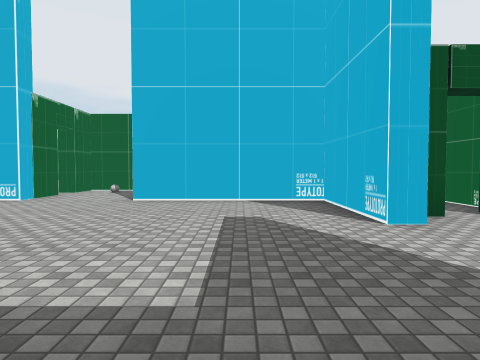
view 1 (above)

18 first-person views from a walk through a Unity game level. The camera is 1.4 m above the floor, tilts 2° down and sees 75° across. The floor is counted in squares, 2 m on a side. Each view is taken from the middle of a square. On the plan, view 1 faces up. The plan holds only what a view shows up to about 10 squares ahead; the rest is blank. The place goes on beyond the plan. The player character is not drawn. Some animated figures are not drawn. Some surface patterns are stand-ins.

view 2
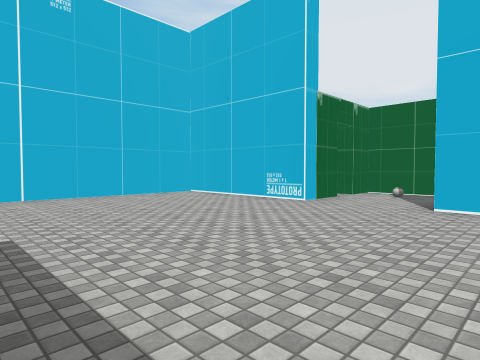

view 3
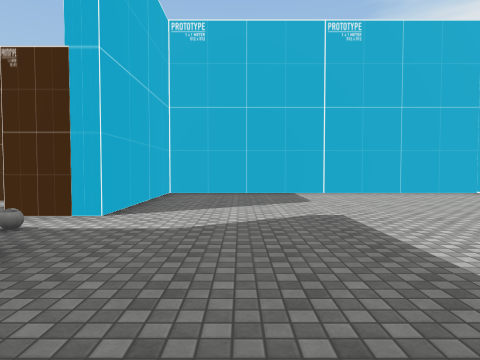

view 4
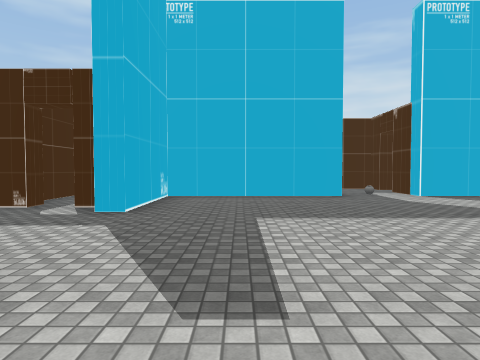

view 5
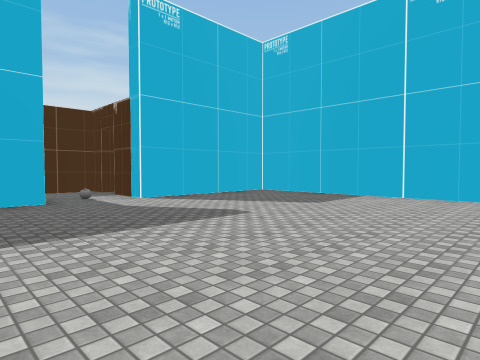

view 6
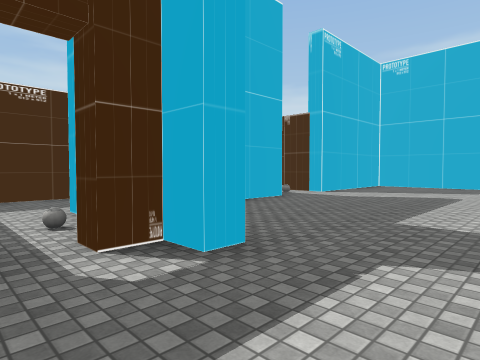

view 7
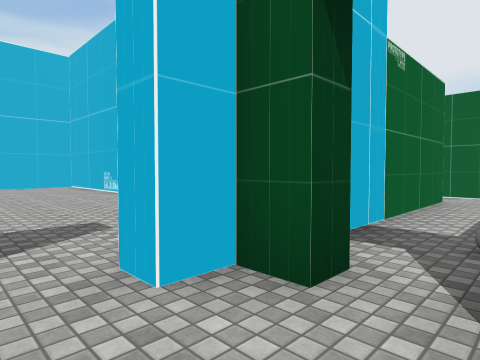

view 8
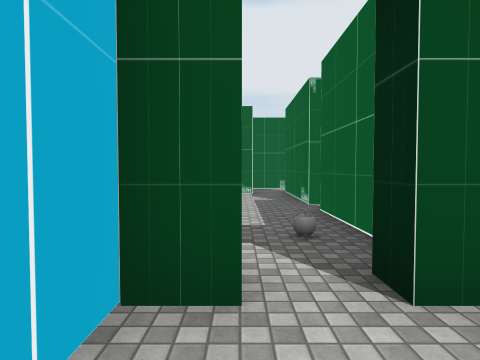

view 9
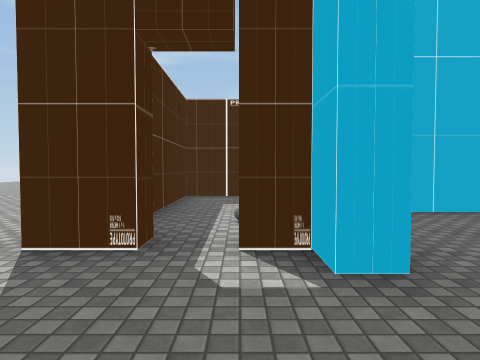

view 10
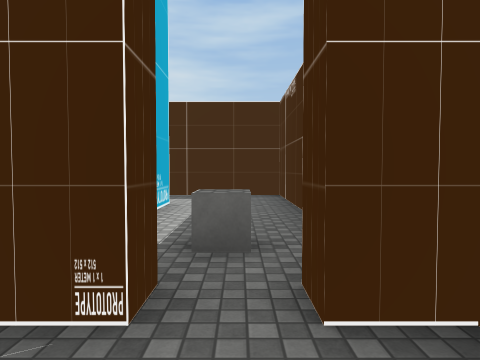

view 11
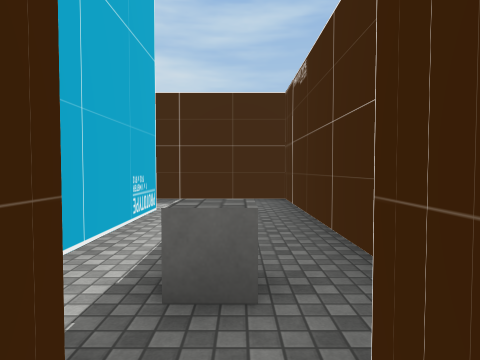

view 12
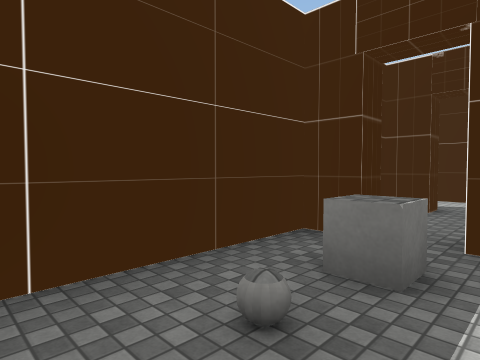

view 13
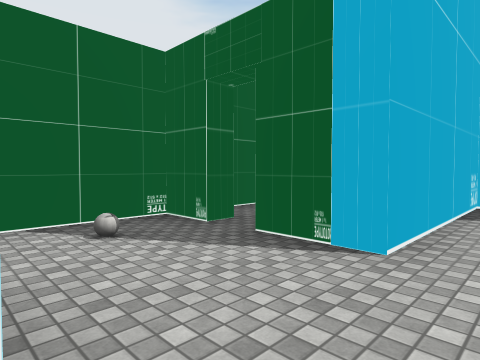

view 14
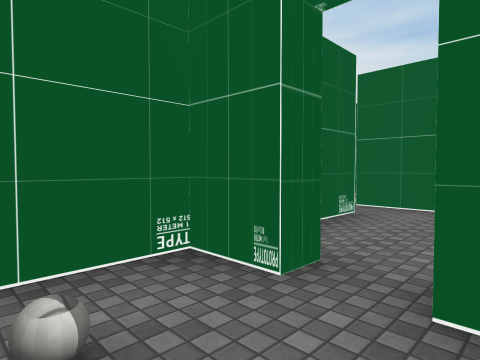

view 15
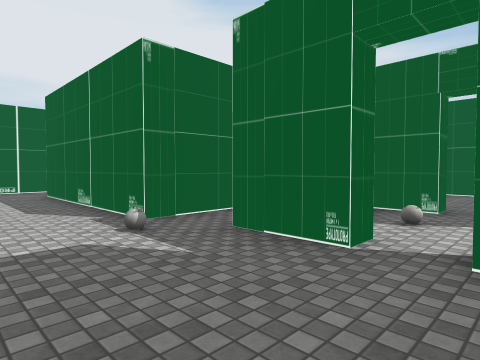

view 16
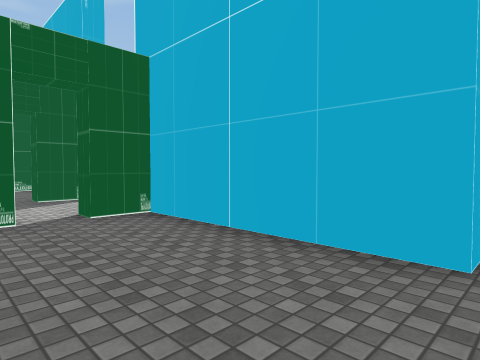

view 17
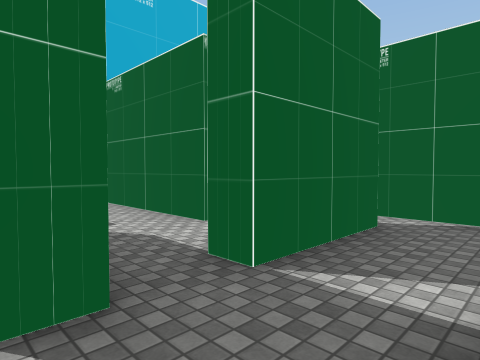

view 18
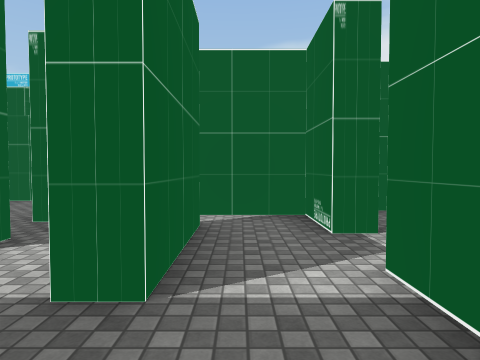

### Floor plan
Ten units are one square. View 1 is at (0, 0); x grows to the right and y downward. Boxes are objects, and circles mark ways between rooms. Rooms are numbered by the first view taken in them; rooms with no view inside come last. Other rooms are left out.
<svg viewBox="-145 -194 240 253">
<path fill="none" stroke="#000" d="M-28 21 19 21 19 -9 24 -9M-49 -69 -91 -69 -91 21 -46 21 -46 35M-26 35 -26 29M24 -39 19 -39 19 -69 -24 -69M30 -46 24 -46 24 -39M44 -124 49 -124M39 -3 50 -3M24 -124 34 -124 34 -120M38 -140 29 -140M24 -9 24 -3 30 -3M16 -146 16 -140M-21 35 -26 35M24 21 24 26 -5 26M-26 44 -21 44M-21 51 44 51 44 9M-46 51 -26 51M-18 -92 -24 -92 -24 -102 -49 -102 -49 -92M-49 -84 -49 -69M-24 -69 -24 -84 -19 -84M-98 -74 -54 -74 -54 -84 -49 -84M-49 -92 -54 -92 -54 -108M-41 -120 -59 -120 -59 -170M-54 -189 -66 -189M10 -102 -10 -102M-19 -84 -19 -79M19 -76 19 -107M24 -95 24 -64M44 -56 44 -84M34 -120 20 -120M19 -107 24 -107 24 -95M44 -92 44 -124M-52 44 -46 44M-69 42 -69 54M10 -124 24 -124M16 -140 2 -140 2 -121"/>
<rect x="-45" y="25" width="10" height="10" fill="#bbb"><title>other object</title></rect>
<rect x="-15" y="35" width="10" height="10" fill="#bbb"><title>other object</title></rect>
<rect x="-5" y="35" width="10" height="10" fill="#bbb"><title>other object</title></rect>
<rect x="25" y="5" width="10" height="10" fill="#bbb"><title>other object</title></rect>
<rect x="-45" y="-95" width="10" height="10" fill="#bbb"><title>other object</title></rect>
<rect x="-65" y="-115" width="10" height="10" fill="#bbb"><title>other object</title></rect>
<circle cx="30" cy="-20" r="3" fill="#2a7"/>
<circle cx="-40" cy="25" r="3" fill="#2a7"/>
<circle cx="-35" cy="-75" r="3" fill="#2a7"/>
<circle cx="40" cy="-90" r="3" fill="#2a7"/>
<circle cx="20" cy="-140" r="3" fill="#2a7"/>
<circle cx="35" cy="-130" r="3" fill="#2a7"/>
<circle cx="-50" cy="40" r="3" fill="#2a7"/>
<circle cx="-50" cy="-90" r="3" fill="#2a7"/>
<circle cx="-20" cy="-90" r="3" fill="#2a7"/>
<circle cx="20" cy="-110" r="3" fill="#2a7"/>
<circle cx="10" cy="-120" r="3" fill="#2a7"/>
<circle cx="30" cy="-100" r="3" fill="#2a7"/>
<text x="-40" y="-20">1</text>
<text x="90" y="-70">2</text>
<text x="0" y="30">3</text>
<text x="-30" y="-90">4</text>
<text x="-140" y="-80">5</text>
<text x="0" y="-90">6</text>
<text x="30" y="-80">7</text>
<text x="30" y="-110">8</text>
<text x="-60" y="40">9</text>
<text x="10" y="-130">10</text>
</svg>
Room 1 opens to room 2. Room 1 opens to room 3. Room 1 opens to room 4. Room 2 opens to room 7. Room 2 opens to room 10. Room 3 opens to room 9. Room 4 opens to room 5. Room 4 opens to room 6. Room 6 opens to room 8. Room 6 opens to room 10. Room 7 opens to room 8.

Where each view was taken, in squares from view 1:
view 1: 0 up, 0 right, facing up
view 2: 1 up, 1 left, facing up-left
view 3: 0 up, 0 right, facing left
view 4: 6 up, 0 right, facing down
view 5: 5 up, 1 left, facing down-left
view 6: 3 up, 4 right, facing down-left
view 7: 3 up, 4 right, facing up-left
view 8: 3 up, 3 right, facing up
view 9: 3 up, 3 right, facing down
view 10: 4 down, 4 left, facing right
view 11: 4 down, 3 left, facing right
view 12: 3 down, 1 right, facing down-left
view 13: 6 up, 5 left, facing up-right
view 14: 8 up, 4 left, facing up-right
view 15: 8 up, 8 left, facing up-right
view 16: 10 up, 10 left, facing down-right
view 17: 14 up, 5 right, facing down-left
view 18: 13 up, 5 right, facing left
